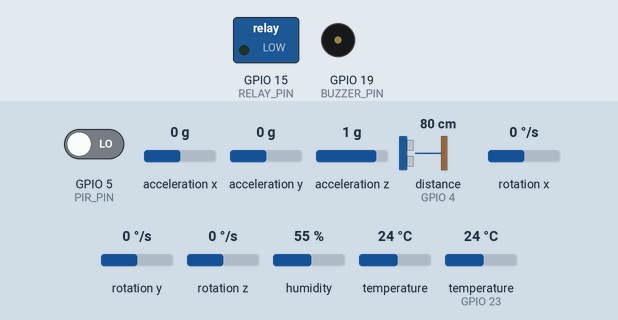
Bench run of a sketch on a simulated ESP32. Shown: switched loads named in the sketch (green lamp = pin HIGH), buzzer (waves = sounding, pin HIGH). The test bench sets the inputs (shaded band); at power-on: distance to the obstacle (sensor on GPIO 4) 80 cm, GPIO 5 (PIR_PIN) LOW, acceleration x 0 g, acceleration y 0 g, acceleration z 1 g, rotation x 0 °/s, rotation y 0 °/s, rotation z 0 °/s, humidity 55 %, temperature 24 °C, temperature (sensor on GPIO 23) 24 °C. The echo pulse lasts 58.3 µs per cm; WiFi joins after 1.5 s; servers stay silent unless stated; what the sketch prints to the serial monitor is not drawn.

Above: at 3.5 s.
3.6 s: distance to the obstacle (sensor on GPIO 4) set to 22 cm
5.1 s: distance to the obstacle (sensor on GPIO 4) set to 18 cm
At 6.2 s:
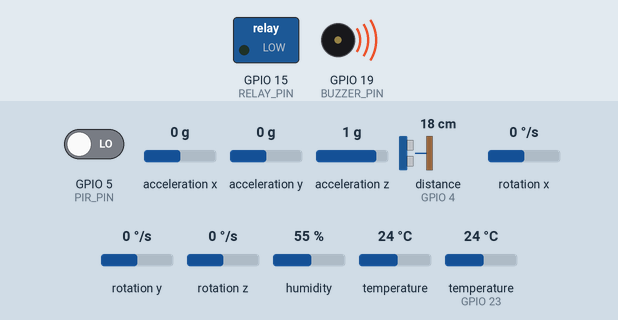
9.6 s: distance to the obstacle (sensor on GPIO 4) set to 35 cm
At 10.8 s:
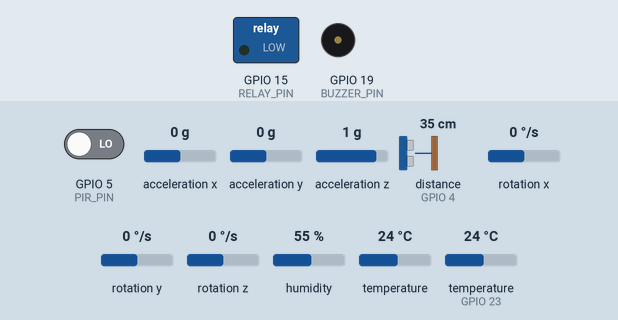
11.1 s: distance to the obstacle (sensor on GPIO 4) set to 2 cm
At 11.9 s:
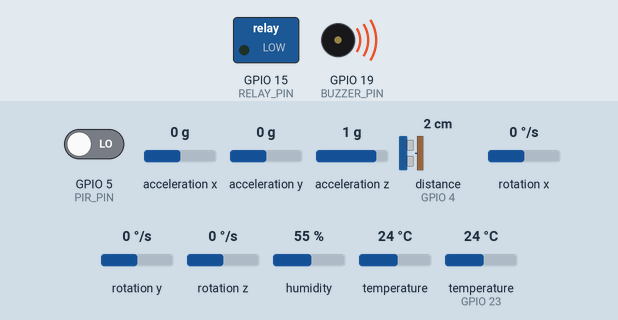
Timing chart, 0 to 13.6 s (numbered marks = the images above; inputs shaded):
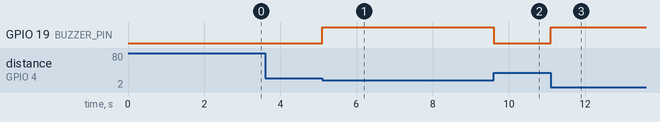

Measured:
- the behaviour switches between 20 and 19 cm on distance to the obstacle (sensor on GPIO 4) (found by bisection; images 0 and 1)
- after the input at 5.1 s, GPIO 19 (BUZZER_PIN): LOW → HIGH at once
- after the input at 9.6 s, GPIO 19 (BUZZER_PIN): HIGH → LOW at once
- after the input at 11.1 s, GPIO 19 (BUZZER_PIN): LOW → HIGH at once

The sketch:

project2.ino
```cpp
#define BLYNK_PRINT Serial
#define BLYNK_TEMPLATE_ID "TMPL6WrK2GT9k"
#define BLYNK_TEMPLATE_NAME "PantauTuru"
#define BLYNK_AUTH_TOKEN "aXrmkei28nqF2LKoL31UIani__NRwc7c"
#define PERMENIT 1
#define PERJAM 60
#define PERHARI 1440
#define APIKEY "6d0e8e669dc8bb87edfc2129b47ae1c0"
#define KODE_SENSOR1 "1"
#define KODE_SENSOR2 "2"
#define KODE_SENSOR3 "31"

#include <WiFi.h>
#include <HTTPClient.h>
#include <BlynkSimpleEsp32.h>
#include <DHT.h>
#include <Adafruit_MPU6050.h>
#include <Adafruit_Sensor.h>
#include <Ultrasonic.h>
BlynkTimer timer;

// Informasi koneksi WiFi dan Blynk
char auth[] = BLYNK_AUTH_TOKEN;
char ssid[] = "STTNF-Rooftop";
char pass[] = "Excellent!@#";
String apikey = APIKEY;
const char* serverName = "https://www.pemantauan.com/submission/";

#define DHTPIN 23
#define DHTTYPE DHT11
#define PIR_PIN 5
#define ULTRASONIC_TRIG 16
#define ULTRASONIC_ECHO 4
#define BUZZER_PIN 19
#define RELAY_PIN 15
#define VIRTUAL_TEMPERATURE V8
#define VIRTUAL_HUMIDITY V9

// Sensor inisialisasi
DHT dht(DHTPIN, DHTTYPE);
Adafruit_MPU6050 mpu;
Ultrasonic ultrasonic(ULTRASONIC_TRIG, ULTRASONIC_ECHO);

// Variabel global
float accelX, accelY, accelZ;
float temperature, humidity;
unsigned long lastMovementTime = 0;
int movementCounter = 0;
bool buzzerActive = false;
unsigned long counting;

void setup() {
  Serial.begin(115200);

  // Koneksi ke WiFi dan Blynk
  WiFi.begin(ssid, pass);
  while (WiFi.status() != WL_CONNECTED) {
    delay(1000);
    Serial.println("Menghubungkan ke WiFi...");
  }
  Serial.println("WiFi terhubung.");
  Blynk.begin(auth, ssid, pass);

  // Inisialisasi sensor
  dht.begin();
  if (!mpu.begin()) {
    Serial.println("Gagal menemukan sensor MPU6050!");
    while (1);
  }
  Serial.println("Sensor MPU6050 berhasil diinisialisasi.");

  pinMode(PIR_PIN, INPUT);
  pinMode(BUZZER_PIN, OUTPUT);
  pinMode(RELAY_PIN, OUTPUT);
  digitalWrite(RELAY_PIN, LOW);
  digitalWrite(BUZZER_PIN, LOW);

  timer.setInterval(1000L, check);
}

void loop() {
  Blynk.run();
  timer.run();

  // Membaca sensor PIR
  int pirState = digitalRead(PIR_PIN);
  if (pirState == HIGH) {
    Serial.println("Gerakan terdeteksi.");
  }

  // Membaca sensor ultrasonik
  float distance = ultrasonic.read();
  if (distance < 20) {
    digitalWrite(BUZZER_PIN, HIGH);
    buzzerActive = true;
    Serial.println("Objek terlalu dekat!");
  } else {
    digitalWrite(BUZZER_PIN, LOW);
    buzzerActive = false;
  }

  // Membaca data akselerometer
  sensors_event_t a, g, temp;
  mpu.getEvent(&a, &g, &temp);
  accelX = a.acceleration.x;
  accelY = a.acceleration.y;
  accelZ = a.acceleration.z;

  if (abs(accelX) > 5.5 || abs(accelY) > 5.5 || abs(accelZ - 9.8) > 5.5) {
    movementCounter++;
    lastMovementTime = millis();
    Serial.println("Gerakan terdeteksi oleh MPU6050");
  }

  // Logika gerakan
  unsigned long currentTime = millis();
  if (currentTime - lastMovementTime > 60000) {
    movementCounter = 0;
  }

  // Log data
  Serial.print("Gerakan: "); Serial.println(movementCounter);
  Serial.print("Buzzer Aktif: "); Serial.println(buzzerActive ? "YA" : "TIDAK");
}

void check() {
  temperature = dht.readTemperature();
  humidity = dht.readHumidity();

  if (!isnan(temperature) && !isnan(humidity)) {
    Blynk.virtualWrite(VIRTUAL_TEMPERATURE, temperature);
    Blynk.virtualWrite(VIRTUAL_HUMIDITY, humidity);
    aktifkanPemantauan(PERMENIT, temperature, humidity, movementCounter);
  }
}

void aktifkanPemantauan(int frekuensi, float value1, float value2, float value3) {
  String obyek1 = KODE_SENSOR1;
  String obyek2 = KODE_SENSOR2;
  String obyek3 = KODE_SENSOR3;

  if ((millis() - counting) > frekuensi * 60000) {
    if (WiFi.status() == WL_CONNECTED) {
      HTTPClient http;
      http.begin(serverName);
      http.addHeader("Content-Type", "application/x-www-form-urlencoded");
      String httpRequestData = "apikey=" + apikey;
      httpRequestData += "&obyek1=" + obyek1 + "&value1=" + value1;
      httpRequestData += "&obyek2=" + obyek2 + "&value2=" + value2;
      httpRequestData += "&obyek3=" + obyek3 + "&value3=" + value3;
      int httpResponseCode = http.POST(httpRequestData);

      if (httpResponseCode > 0) {
        Serial.printf("Data terkirim. Respon: %d\n", httpResponseCode);
        String payload = http.getString();
        Serial.println(payload);
      } else {
        Serial.printf("Gagal mengirim data. Error: %s\n", http.errorToString(httpResponseCode).c_str());
      }
      http.end();
    } else {
      Serial.println("WiFi tidak terhubung.");
    }
    counting = millis();
  }
}
```
